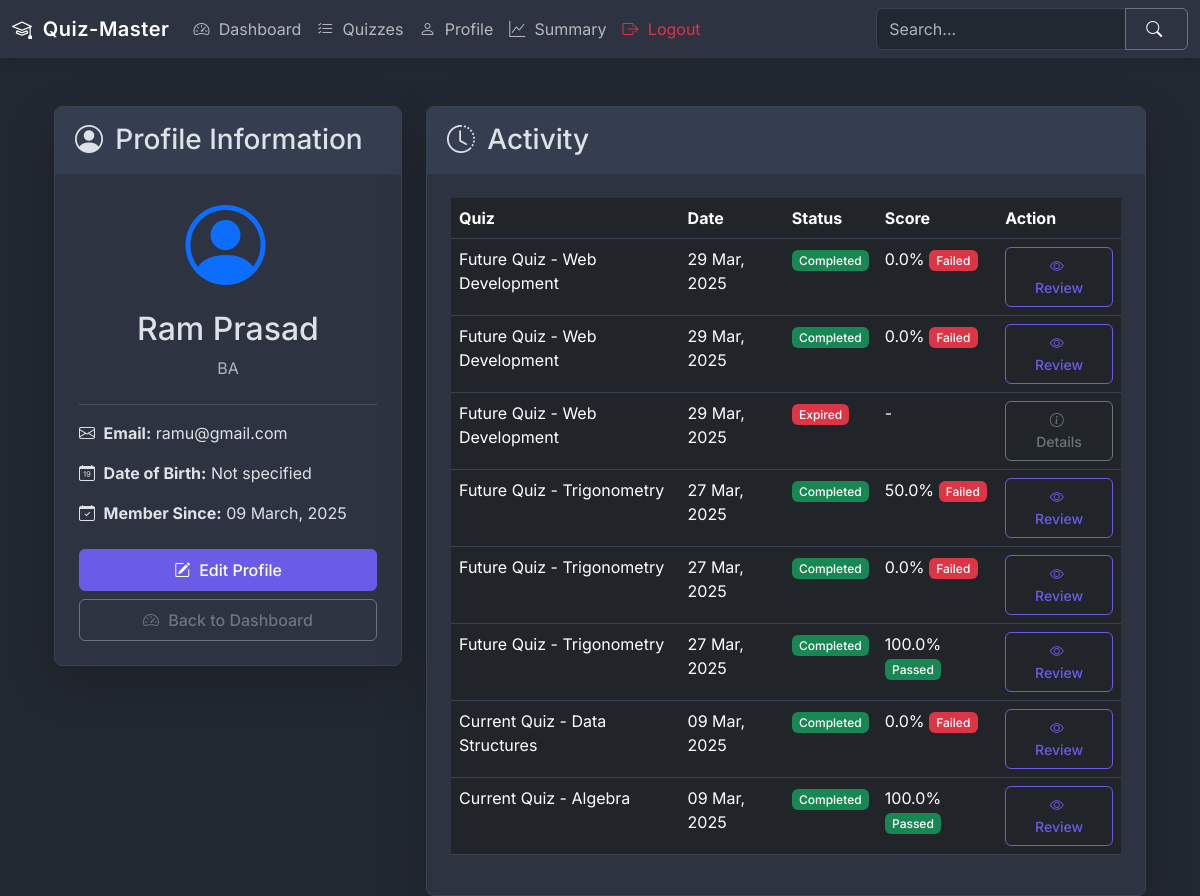
Before: /profile (signed in) with the older database file.
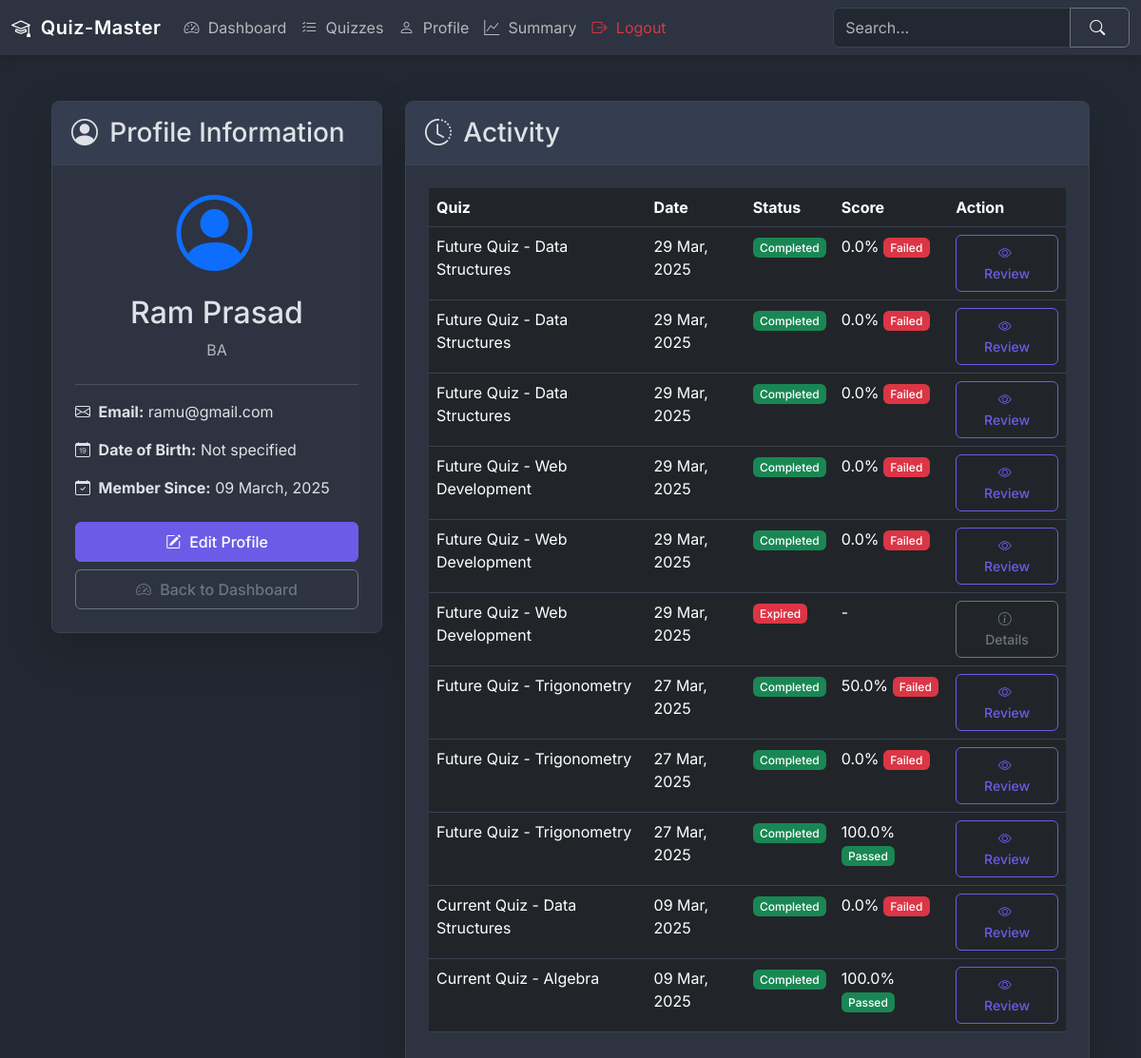
After: the same page with the newer database file.
### models.py (models this page shows)
class User(db.Model):
    id = db.Column(db.Integer, primary_key=True)
    email = db.Column(db.String(30), unique=True, nullable=False)
    password = db.Column(db.String(256), nullable=False)
    fullName = db.Column(db.String(50))
    qualification = db.Column(db.String(50))
    dob = db.Column(db.DateTime)  # Changed from String to DateTime
    created_at = db.Column(db.DateTime, default=datetime.now(timezone.utc))
    quiz_attempts = db.relationship('QuizAttempt', backref='user', lazy=True)
    scores = db.relationship('Score', backref='user', lazy=True)

class QuizAttempt(db.Model):
    id = db.Column(db.Integer, primary_key=True)
    user_id = db.Column(db.Integer, db.ForeignKey('user.id'), nullable=False)
    quiz_id = db.Column(db.Integer, db.ForeignKey('quiz.id'), nullable=False)
    attempt_number = db.Column(db.Integer, nullable=False)
    start_time = db.Column(db.DateTime(timezone=True), nullable=False, default=datetime.now(timezone.utc))
    end_time = db.Column(db.DateTime(timezone=True))
    status = db.Column(db.String(20), default='in_progress')
    user_responses = db.relationship('UserResponse', backref='quiz_attempt', lazy=True)

class Quiz(db.Model):
    id = db.Column(db.Integer, primary_key=True)
    name = db.Column(db.String(100), nullable=False)
    description = db.Column(db.Text)
    start_date = db.Column(db.DateTime(timezone=True), nullable=False)  # Explicitly set timezone=True
    end_date = db.Column(db.DateTime(timezone=True))  # Explicitly set timezone=True
    time_duration = db.Column(db.Integer, nullable=False)  # in minutes
    passing_score = db.Column(db.Integer, nullable=False)
    max_attempts = db.Column(db.Integer, default=3)
    chapter_id = db.Column(db.Integer, db.ForeignKey('chapter.id'), nullable=False)
    is_active = db.Column(db.Boolean, default=False)
    created_at = db.Column(db.DateTime(timezone=True), default=datetime.now(timezone.utc))
    updated_at = db.Column(db.DateTime(timezone=True), onupdate=datetime.now(timezone.utc))
    questions = db.relationship('Question', backref='quiz', lazy=True)
    attempts = db.relationship('QuizAttempt', backref='quiz', lazy=True)
    scores = db.relationship('Score', backref='quiz', lazy=True)

class Score(db.Model):
    id = db.Column(db.Integer, primary_key=True)
    total_scored = db.Column(db.Integer, nullable=False)
    is_completed = db.Column(db.Boolean, default=False)
    passed = db.Column(db.Boolean)
    start_time = db.Column(db.DateTime(timezone=True), nullable=False, default=datetime.now(timezone.utc))
    end_time = db.Column(db.DateTime(timezone=True))
    attempt_number = db.Column(db.Integer, nullable=False, default=1)
    user_id = db.Column(db.Integer, db.ForeignKey('user.id'), nullable=False, index=True)
    quiz_id = db.Column(db.Integer, db.ForeignKey('quiz.id'), nullable=False, index=True)
    created_at = db.Column(db.DateTime(timezone=True), default=datetime.now(timezone.utc))

### routes/user_routes.py (the view)
@app.route('/profile')
@login_required
def user_profile():
    user_id = session.get('user_id')
    user = User.query.get_or_404(user_id)
    recent_activity = QuizAttempt.query.filter_by(user_id=user_id).order_by(QuizAttempt.start_time.desc()).all()
    for activity in recent_activity:
        activity.quiz = Quiz.query.get(activity.quiz_id)
        if activity.status == 'completed':
            activity.score = Score.query.filter_by(
                user_id=user_id,
                quiz_id=activity.quiz_id,
                attempt_number=activity.attempt_number
            ).first()
    return render_template('user/user_profile.html',
                          user=user,
                          recent_activity=recent_activity,
                          datetime=datetime,
                          timezone=timezone)

### utils.py (called while the page is built)
def login_required(f):
    @wraps(f)
    def decorated_function(*args, **kwargs):
        if 'user_id' not in session:
            flash('Please login first!', 'danger')
            return redirect(url_for('login'))
        return f(*args, **kwargs)
    return decorated_function

### templates/user/user_profile.html (shortened to what this page needs)
{% extends 'base.html' %}
{% block content %}
<div class="container mt-5">
    <div class="row">
        <div class="col-lg-4">
            <div class="card shadow-lg mb-4">
                <div class="card-header">
                    <h3 class="mb-0"><i class="bi bi-person-circle"></i> Profile Information</h3>
                </div>
                <div class="card-body">
                    <div class="text-center mb-4">
                        <div class="display-1 text-primary mb-3">
                            <i class="bi bi-person-circle"></i>
                        </div>
                        <h2>{{ user.fullName }}</h2>
                        <p class="text-muted">{{ user.qualification or 'No qualification added' }}</p>
                    </div>
                    <div class="border-top pt-3">
                        <p><strong><i class="bi bi-envelope"></i> Email:</strong> {{ user.email }}</p>
                        <p><strong><i class="bi bi-calendar-date"></i> Date of Birth:</strong>
                            {% if user.dob %}
                                {{ user.dob.strftime('%d %B, %Y') }}
                            {% else %}
                                Not specified
                            {% endif %}
                        </p>
                        <p><strong><i class="bi bi-calendar-check"></i> Member Since:</strong>
                            {{ user.created_at.strftime('%d %B, %Y') }}
                        </p>
                    </div>
                    <div class="d-grid gap-2 mt-4">
                        <a href="{{ url_for('edit_profile') }}" class="btn btn-primary">
                            <i class="bi bi-pencil-square"></i> Edit Profile
                        </a>
                        <a href="{{ url_for('dashboard') }}" class="btn btn-outline-secondary">
                            <i class="bi bi-speedometer2"></i> Back to Dashboard
                        </a>
                    </div>
                </div>
            </div>
        </div>
        <div class="col-lg-8">
            <div class="card shadow-lg">
                <div class="card-header">
                    <h3 class="mb-0"><i class="bi bi-clock-history"></i> Activity</h3>
                </div>
                <div class="card-body">
                    {% if recent_activity %}
                    <div class="table-responsive">
                        <table class="table table-hover">
                            <thead>
                                <tr>
                                    <th>Quiz</th>
                                    <th>Date</th>
                                    <th>Status</th>
                                    <th>Score</th>
                                    <th>Action</th>
                                </tr>
                            </thead>
                            <tbody>
                                {% for activity in recent_activity %}
                                <tr>
                                    <td>{{ activity.quiz.name }}</td>
                                    <td>{{ activity.start_time.strftime('%d %b, %Y') }}</td>
                                    <td>
                                        {% if activity.status == 'completed' %}
                                            <span class="badge bg-success">Completed</span>
                                        {% elif activity.status == 'in_progress' %}
                                            <span class="badge bg-warning text-dark">In Progress</span>
                                        {% elif activity.status == 'expired' %}
                                            <span class="badge bg-danger">Expired</span>
                                        {% endif %}
                                    </td>
                                    <td>
                                        {% if activity.status == 'completed' and activity.score %}
                                            {{ "%.1f"|format(activity.score.total_scored) }}%
                                            {% if activity.score.passed %}
                                                <span class="badge bg-success">Passed</span>
                                            {% else %}
                                                <span class="badge bg-danger">Failed</span>
                                            {% endif %}
                                        {% else %}
                                            -
                                        {% endif %}
                                    </td>
                                    <td>
                                        {% if activity.status == 'completed' and activity.score %}
                                            <a href="{{ url_for('quiz_review', quiz_id=activity.quiz.id, score_id=activity.score.id) }}"
                                               class="btn btn-sm btn-outline-primary">
                                                <i class="bi bi-eye"></i> Review
                                            </a>
                                        {% elif activity.status == 'in_progress' %}
                                            <form method="POST" action="{{ url_for('start_quiz', quiz_id=activity.quiz.id) }}">
                                                <button type="submit" class="btn btn-sm btn-primary">
                                                    <i class="bi bi-play-circle"></i> Continue
                                                </button>
                                            </form>
                                        {% else %}
                                            <a href="{{ url_for('view_quiz', quiz_id=activity.quiz.id) }}"
                                               class="btn btn-sm btn-outline-secondary">
                                                <i class="bi bi-info-circle"></i> Details
                                            </a>
                                        {% endif %}
                                    </td>
                                </tr>
                                {% endfor %}
                            </tbody>
                        </table>
                    </div>
                    {% else %}
                    <div class="alert alert-info text-center">
                        <i class="bi bi-info-circle"></i> No recent activity found.
                    </div>
                    {% endif %}
                </div>
            </div>
        </div>
    </div>
</div>
{% endblock %}

### templates/base.html (shortened to what this page needs)
<!DOCTYPE html>
<html lang="en" data-bs-theme="dark">
<head>
    <link href="https://cdn.jsdelivr.net/npm/bootstrap@5.3.3/dist/css/bootstrap.min.css" rel="stylesheet"
>
    <link rel="stylesheet" href="https://cdn.jsdelivr.net/npm/bootstrap-icons@1.11.3/font/bootstrap-icons.min.css">
    <link rel="stylesheet" href="{{ url_for('static', filename='css/style.css') }}">
</head>
<body>
    {% set active_dashboard = active_dashboard|default(false) %}
    {% set active_subjects = active_subjects|default(false) %}
    {% set active_quizzes = active_quizzes|default(false) %}
    {% set active_users = active_users|default(false) %}
    {% set active_login = active_login|default(false) %}
    {% set active_signup = active_signup|default(false) %}
    {% block navigation %}
    <nav class="navbar navbar-expand-lg">
        <div class="container-fluid">
            <a class="navbar-brand" href="/"><i class="bi bi-mortarboard"></i> Quiz-Master</a>
            <div class="collapse navbar-collapse" id="navbarSupportedContent">
                <ul class="navbar-nav me-auto mb-2 mb-lg-0">
                    {% if session.get('user_id') %}
                    <li class="nav-item">
                        <a class="nav-link {% if active_dashboard %}active{% endif %}"
                            href="{{ url_for('dashboard') }}"><i class="bi bi-speedometer2"></i> Dashboard</a>
                    </li>
                    <li class="nav-item">
                        <a class="nav-link {% if active_quizzes %}active{% endif %}"
                            href="{{ url_for('user_quizzes') }}"><i class="bi bi-list-check"></i> Quizzes</a>
                    </li>
                    <li class="nav-item">
                        <a class="nav-link {% if active_profile %}active{% endif %}"
                            href="{{ url_for('user_profile') }}"><i class="bi bi-person"></i> Profile</a>
                    </li>
                    <li class="nav-item">
                        <a class="nav-link {% if active_summary %}active{% endif %}"
                            href="{{ url_for('user_summary') }}"><i class="bi bi-graph-up"></i> Summary</a>
                    </li>
                    <li class="nav-item">
                        <a class="nav-link active text-danger" href="{{ url_for('logout') }}"><i
                                class="bi bi-box-arrow-right"></i> Logout</a>
                    </li>
                    {% endif %}
                </ul>
                {% if session.get('user_id') %}
                <form class="d-flex ms-auto" action="{{ url_for('user_search') }}" method="GET">
                    <div class="input-group">
                        <input class="form-control" type="search" name="q" placeholder="Search..." aria-label="Search"
                            style="max-width: 250px;">
                        <button class="btn btn-outline-secondary" type="submit"><i
                                class="bi bi-search text-white"></i></button>
                    </div>
                </form>
                {% endif %}
            </div>
        </div>
    </nav>
    {% endblock %}
    <div id="content" class="container mt-4">
        {% block content %}This is a page.{% endblock %}
    </div>
</body>
</html>

### static/css/style.css (style rules this page uses)
:root { --primary-color: #6b5ce7; --primary-light: rgba(107, 92, 231, 0.1); --secondary-color: #00d9bf; --secondary-light: rgba(0, 217, 191, 0.1); --danger-color: #ff6b6b; --danger-light: rgba(255, 107, 107, 0.1); --success-color: #2ecc71; --success-light: rgba(46, 204, 113, 0.1); --dark-bg: #222831; --card-bg: #2d3340; --card-header-bg: #353e50; --text-primary: #f8f9fa; --text-secondary: #b4b6bc; --text-muted: #999aa2; --border-color: #3a4151; }
body { font-family: 'Inter', 'Segoe UI', Roboto, Oxygen, Ubuntu, Cantarell, 'Open Sans', 'Helvetica Neue', sans-serif; background-color: var(--dark-bg); color: var(--text-primary); }
.navbar { background-color: var(--card-bg) !important; box-shadow: 0 2px 10px rgba(0, 0, 0, 0.15); }
.navbar-brand { font-weight: 600; letter-spacing: 0.5px; }
.card { background-color: var(--card-bg); border: 1px solid var(--border-color); box-shadow: 0 4px 12px rgba(0, 0, 0, 0.1); transition: transform 0.2s, box-shadow 0.2s; border-radius: 8px; overflow: hidden; }
.card-header { background-color: var(--card-header-bg); border-bottom: 1px solid var(--border-color); padding: 1rem 1.25rem; }
.card-body { padding: 1.5rem; }
.btn { border-radius: 6px; font-weight: 500; padding: 0.5rem 1.25rem; transition: all 0.2s; }
.btn-primary { background-color: var(--primary-color); border-color: var(--primary-color); }
.btn-outline-primary { color: var(--primary-color); border-color: var(--primary-color); }
.form-control { background-color: var(--dark-bg); border: 1px solid var(--border-color); color: var(--text-primary); border-radius: 6px; }
.bi { margin-right: 0.3rem; }
.badge { padding: 0.4em 0.6em; font-weight: 500; }
.table { color: var(--text-secondary); }
.table > :not(caption) > * > * { border-bottom-color: var(--border-color); }

Changed rows visible on the page:
added QuizAttempt: quiz.name "Future Quiz - Data Structures", start_time "29 Mar, 2025", status "Completed", shows "Failed"
added Score: score.total_scored "0.0"
added QuizAttempt: quiz.name "Future Quiz - Data Structures", start_time "29 Mar, 2025", status "Completed", shows "Failed"
added Score: score.total_scored "0.0"
added QuizAttempt: quiz.name "Future Quiz - Data Structures", start_time "29 Mar, 2025", status "Completed", shows "Failed"
added Score: score.total_scored "0.0"
